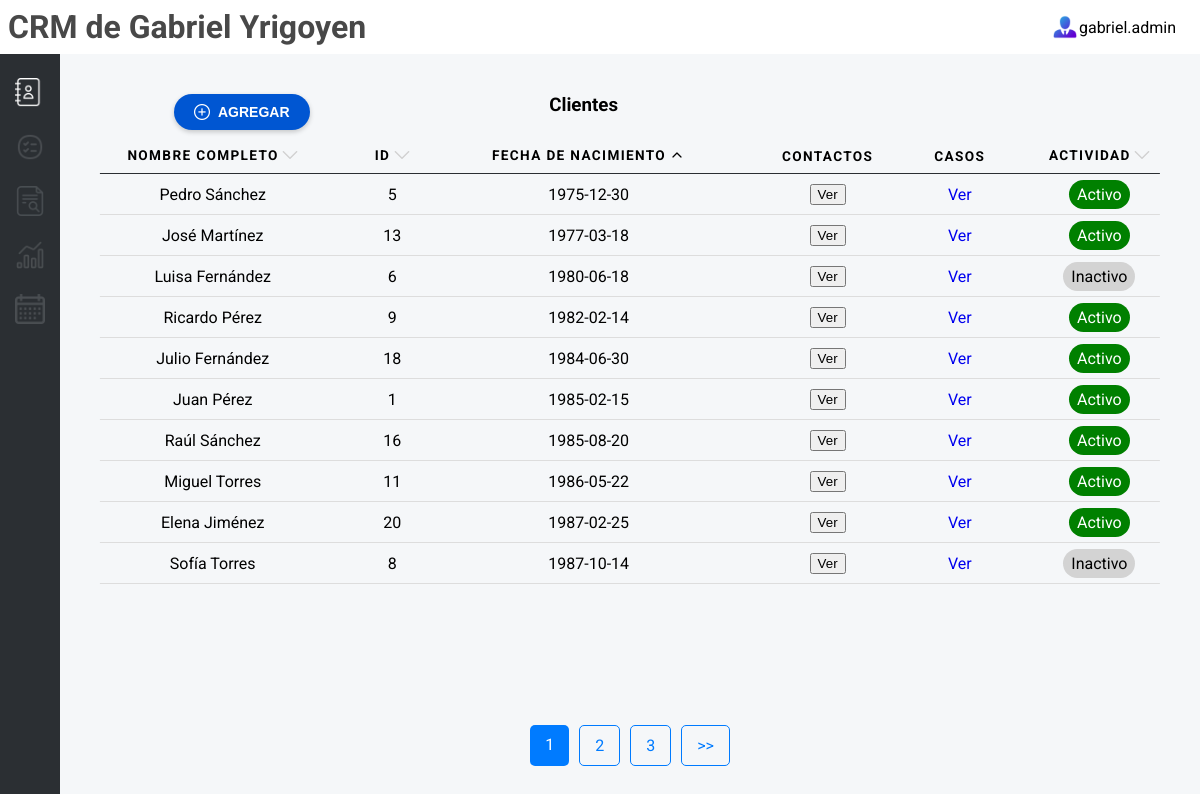
Screenshot of /contacts/page/1/fecha_nacimiento/asc with the database file from the repository.
### tables this page shows
CREATE TABLE clientes (
            id INTEGER PRIMARY KEY AUTOINCREMENT,
            nombre_completo TEXT NOT NULL,
            telefono TEXT,
            email TEXT UNIQUE,
            preferencias TEXT,
            fecha_nacimiento TEXT,
            estado_actividad TEXT DEFAULT 'Inactivo',
            notas TEXT
        );

### app.py (the view)
@app.route('/contacts', defaults={'page': 1, 'order_by': 'nombre_completo', 'order_direction': 'asc'})
@app.route('/contacts/page/<int:page>/<order_by>/<order_direction>')
def contacts(page, order_by, order_direction):
    per_page = 10  # Número de registros por página
    offset = (page - 1) * per_page  # Calcular el desplazamiento
    clientes = get_records('clientes', order_by=order_by, order_direction=order_direction, limit=per_page, offset=offset)
    total_records = get_total_records('clientes')
    total_pages = (total_records + per_page - 1) // per_page  # Redondeo hacia arriba
    return render_template(
        "contacts.html",
        clientes=clientes,
        current_page=page,
        total_pages=total_pages,
        message="Clientes",
        order_by=order_by,
        order_direction=order_direction
    )

### db_connection.py (called while the page is built)
def conectar():
    try:
        print("Conexión exitosa a la base de datos")
        return sqlite3.connect('crm_law_firm.db')
    except sqlite3.Error as e:
        print(f"Error al conectar a la base de datos: {e}")
        return None

def get_total_records(table_name):
    conn = conectar()
    cursor = conn.cursor()
    query = f"SELECT COUNT(*) FROM {table_name}"
    cursor.execute(query)
    total_records = cursor.fetchone()[0]
    conn.close()
    return total_records

def get_records(table_name, order_by, order_direction='asc', limit=10, offset=0):
    conn = conectar()
    cursor = conn.cursor()
    if order_direction not in ['asc', 'desc']:
        order_direction = 'asc'
    query = f"SELECT * FROM {table_name} ORDER BY {order_by} {order_direction} LIMIT ? OFFSET ?"
    cursor.execute(query, (limit, offset))
    records = cursor.fetchall()
    conn.close()
    return records

### templates/contacts.html (shortened to what this page needs)
{% include 'header.html' %}
<div id="contacts-tools">
  <div class="dashboard-content">
    <div class="table-top">
      <button class="button-add" onclick="openModal()">
      <img src="{{ url_for('static', filename='add-white.png') }}" alt="Add">
      Agregar
    </button><h3>{{ message }}</h3></div>
    <table>
      <thead>
        <tr>
          <th scope="col">
            <span>Nombre Completo
              <a href="/contacts/page/{{ current_page }}/nombre_completo/{{ 'desc' if order_direction == 'asc' else 'asc' }}">
                <img class="filter" src="{{ url_for('static', filename='up.png') if order_direction == 'asc' and order_by == 'nombre_completo' else (url_for('static', filename='down.png') if order_direction == 'desc' and order_by == 'nombre_completo' else url_for('static', filename='arrow-grey.png')) }}
                " alt="Orden">
              </a>
            </span>
          </th>
          <th scope="col"><span>ID <a href="/contacts/page/{{ current_page }}/id/{{ 'desc' if order_by == 'id' and order_direction == 'asc' else 'asc' }}">
            <img class="filter" src="{{ url_for('static', filename='up.png') if order_direction == 'asc' and order_by == 'id' else (url_for('static', filename='down.png') if order_direction == 'desc' and order_by == 'id' else url_for('static', filename='arrow-grey.png')) }}
            " alt="Ordenar por Estado Actividad">
          </a></span></th>
          <th scope="col">
            <span>Fecha de Nacimiento <a href="/contacts/page/{{ current_page }}/fecha_nacimiento/{{ 'desc' if order_by == 'fecha_nacimiento' and order_direction == 'asc' else 'asc' }}">
              <img class="filter" src="{{ url_for('static', filename='up.png') if order_direction == 'asc' and order_by == 'fecha_nacimiento' else (url_for('static', filename='down.png') if order_direction == 'desc' and order_by == 'fecha_nacimiento' else url_for('static', filename='arrow-grey.png')) }}
              " alt="Ordenar por Estado Actividad">
            </a></span>
          </th>
          <th scope="col">Contactos</th>
          <th scope="col">Casos</th>
          <th scope="col"><span>Actividad <a href="/contacts/page/{{ current_page }}/estado_actividad/{{ 'desc' if order_by == 'estado_actividad' and order_direction == 'asc' else 'asc' }}">
            <img class="filter" src="{{ url_for('static', filename='up.png') if order_direction == 'asc' and order_by == 'estado_actividad' else (url_for('static', filename='down.png') if order_direction == 'desc' and order_by == 'estado_actividad' else url_for('static', filename='arrow-grey.png')) }}
            " alt="Ordenar por Estado Actividad">
          </a></span></th>
        </tr>
      </thead>
      <tbody>
        {% for cliente in clientes %}
        <tr>
          <td data-label="Nombre Completo">{{ cliente[1] }}</td>
          <td data-label="ID">{{ cliente[0] }}</td>
          <td data-label="Fecha de nacimiento">{{ cliente[5] }}</td>
          <td data-label="Contactos"><button class="verBtn" data-nombre="{{ cliente[1] }}"
              data-telefono="{{ cliente[2] }}" data-email="{{ cliente[3] }}">Ver</button></td>
          <td data-label="Casos"><a href="/casos/{{ cliente[1] }}">Ver</a></td>
          <td data-label="Actividad">
            <span class="estado {% if cliente[6] == 'Activo' %}verde{% else %}gris{% endif %}">
              {{ cliente[6] }}
            </span>
          </td>
        </tr>
        {% endfor %}
      </tbody>
    </table>
    <section class="pagination">
      {% for page in range(1, total_pages + 1) %}
        <a href="/contacts/page/{{ page }}/{{ order_by }}/{{ order_direction }}" class="{% if page == current_page %}active{% endif %}">
          {{ page }}
        </a>
      {% endfor %}
      {% if current_page < total_pages %}
        <a href="/contacts/page/{{ current_page + 1 }}/{{ order_by }}/{{ order_direction }}">>></a>
      {% endif %}
    </section>
  </div>
</div>
{% include 'footer.html' %}

### static/style.css (style rules this page uses)
body { background-color: #F5F7F9; font-family: "Roboto", sans-serif; height: 100vh; margin: 0; display: flex; flex-direction: column; }
a { text-decoration: none; }
th span { display: flex; justify-content: center; }
th span img { padding-left: 0.2rem; }
h3 { text-align: center; padding: 0 1vw; margin: 0 50% 0 0; justify-self: center; }
#contacts-tools { display: grid; }
.dashboard-content { display: flex; flex-direction: column; align-items: center; padding: 3vh 1vw; }
.estado { margin-top: 0.6rem; padding: 0.3rem 0.5rem; border-radius: 1rem; color: white; }
.gris { background-color: #D3D3D3; color: black; }
.verde { background-color: green; }
.filter { height: 1rem; width: auto; }
.button-add { display: flex; align-items: center; justify-content: center; align-self: flex-start; padding: 10px 20px; margin: 0 8.5vw 1vh; background-color: #0056D2; color: white; font-size: 14px; font-weight: bold; border: none; border-radius: 20px; cursor: pointer; text-transform: uppercase; box-shadow: 0 2px 5px rgba(0, 0, 0, 0.2); transition: background-color 0.3s ease, transform 0.2s ease; }
.button-add img { width: 16px; height: 16px; margin-right: 8px; }
.table-top { display: flex; flex-direction: row; margin-top: 2vh; width: 100%; justify-content: space-between; }
table { border-collapse: collapse; margin: 0; padding: 0; width: 100%; }
table tr { position: relative; }
table tr::before { content: ''; position: absolute; bottom: 0; left: 50%; width: 95%; height: 1.5px; background-color: #ddd; transform: translateX(-50%); }
table th, table td { padding: .625em; text-align: center; }
table th { font-size: .85em; letter-spacing: .1em; text-transform: uppercase; }
.pagination { margin-top: auto; justify-self: flex-end; display: flex; padding: 10px; }
.pagination a { padding: 10px 15px; margin: 0 5px; text-decoration: none; color: #007bff; border: 1px solid #007bff; border-radius: 5px; transition: background-color 0.3s; }
.pagination a.active { background-color: #007bff; color: white; border: none; }
*, *:before, *:after { -moz-box-sizing: border-box; -webkit-box-sizing: border-box; box-sizing: border-box; }
table thead tr::before { background-color: #2b2f33; }

### static/calendar.css (style rules this page uses)
*, *:before, *:after { -moz-box-sizing: border-box; -webkit-box-sizing: border-box; box-sizing: border-box; }

### rows the page displays
clientes: nombre_completo "Pedro Sánchez", id "5", fecha_nacimiento "1975-12-30", estado_actividad "Activo"
clientes: nombre_completo "José Martínez", id "13", fecha_nacimiento "1977-03-18", estado_actividad "Activo"
clientes: nombre_completo "Luisa Fernández", id "6", fecha_nacimiento "1980-06-18", estado_actividad "Inactivo"
clientes: nombre_completo "Ricardo Pérez", id "9", fecha_nacimiento "1982-02-14", estado_actividad "Activo"
clientes: nombre_completo "Julio Fernández", id "18", fecha_nacimiento "1984-06-30", estado_actividad "Activo"
clientes: nombre_completo "Juan Pérez", id "1", fecha_nacimiento "1985-02-15", estado_actividad "Activo"
clientes: nombre_completo "Raúl Sánchez", id "16", fecha_nacimiento "1985-08-20", estado_actividad "Activo"
clientes: nombre_completo "Miguel Torres", id "11", fecha_nacimiento "1986-05-22", estado_actividad "Activo"
clientes: nombre_completo "Elena Jiménez", id "20", fecha_nacimiento "1987-02-25", estado_actividad "Activo"
clientes: nombre_completo "Sofía Torres", id "8", fecha_nacimiento "1987-10-14", estado_actividad "Inactivo"

### other values shown
{{ message }} "Clientes"
{{ page }} "1" "2" "3"
